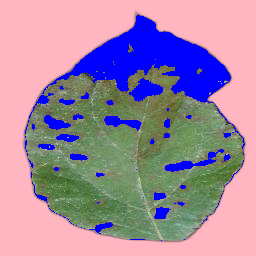
#> input picture final_v5/highlighted_leaf_spots.png, 256 x 256 px
$ python colors.py
#> lines starting #> are read from the running program, lines starting #| are printed output that depends on the picture
import cv2
import numpy as np
import matplotlib.pyplot as plt
from sklearn.cluster import KMeans

# Load the image
image_path = "final_v5/highlighted_leaf_spots.png"  # Adjust this if needed
image = cv2.imread(image_path)
#> image is the input picture: shape (256, 256, 3); mean B, G, R 161.5, 137.3, 161.7
image = cv2.cvtColor(image, cv2.COLOR_BGR2RGB)  # Convert from BGR to RGB

# Resize the image to speed up processing
image = cv2.resize(image, (256, 256))

# Reshape the image to a 2D array of pixels
pixels = image.reshape(-1, 3)

# Define the number of colors to identify
num_colors = 10

# Use KMeans clustering to find the dominant colors
kmeans = KMeans(n_clusters=num_colors)
kmeans.fit(pixels)

# Get the colors and labels
colors = kmeans.cluster_centers_
labels = kmeans.labels_

# Function to print the lower and upper bounds for each cluster
def print_color_bounds(pixels, labels, colors, num_colors):
#> called with pixels = array of shape (65536, 3), labels = array of shape (65536,), colors = array of shape (10, 3), num_colors = 10
    for i in range(num_colors):
        # Get all pixels assigned to the current cluster
        cluster_pixels = pixels[labels == i]

        # Find the min and max values for each channel (R, G, B)
        lower_bound = cluster_pixels.min(axis=0)
        upper_bound = cluster_pixels.max(axis=0)

        print(f"Color {i + 1}:")
        print(f"  Lower Bound (RGB): {lower_bound}")
        print(f"  Upper Bound (RGB): {upper_bound}")
        print("-" * 50)
#> this loop made 10 passes
#> (lower_bound, upper_bound) on passes 1, 2, 4, 5, 6, 7, 8, 9, 10: ([88, 115, 73], [125, 156, 114]), ([212, 164, 171], [255, 201, 193]), ([118, 118, 106], [172, 197, 161]), ([96, 78, 51], [132, 139, 98]), ([109, 97, 81], [164, 145, 125]), ([166, 125, 131], [229, 211, 180]), ([49, 52, 18], [107, 131, 79]), ([97, 133, 90], [140, 166, 131]), ([73, 109, 59], [111, 143, 96])
#> upper_bound on pass 3: [0, 0, 255]
#> (printed output is left out)

# Print the color bounds
print_color_bounds(pixels, labels, colors, num_colors)

# Plot the colors as a bar chart
def plot_colors(colors):
    rect = np.zeros((50, 300, 3), dtype=np.uint8)
    start = 0

    for i, color in enumerate(colors):
        end = start + 300 // num_colors
        rect[:, start:end] = color
        start = end

    plt.figure(figsize=(6, 2))
    plt.axis("off")
    plt.imshow(rect)
    plt.title("Dominant Colors")

# Plot the dominant colors
plot_colors(colors)

# Save the figure
plt.savefig("colors.png")  # Save the color plot image
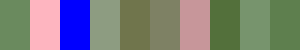
#> shown: shape (50, 300, 3); mean R, G, B 123.4, 125.8, 124.6
